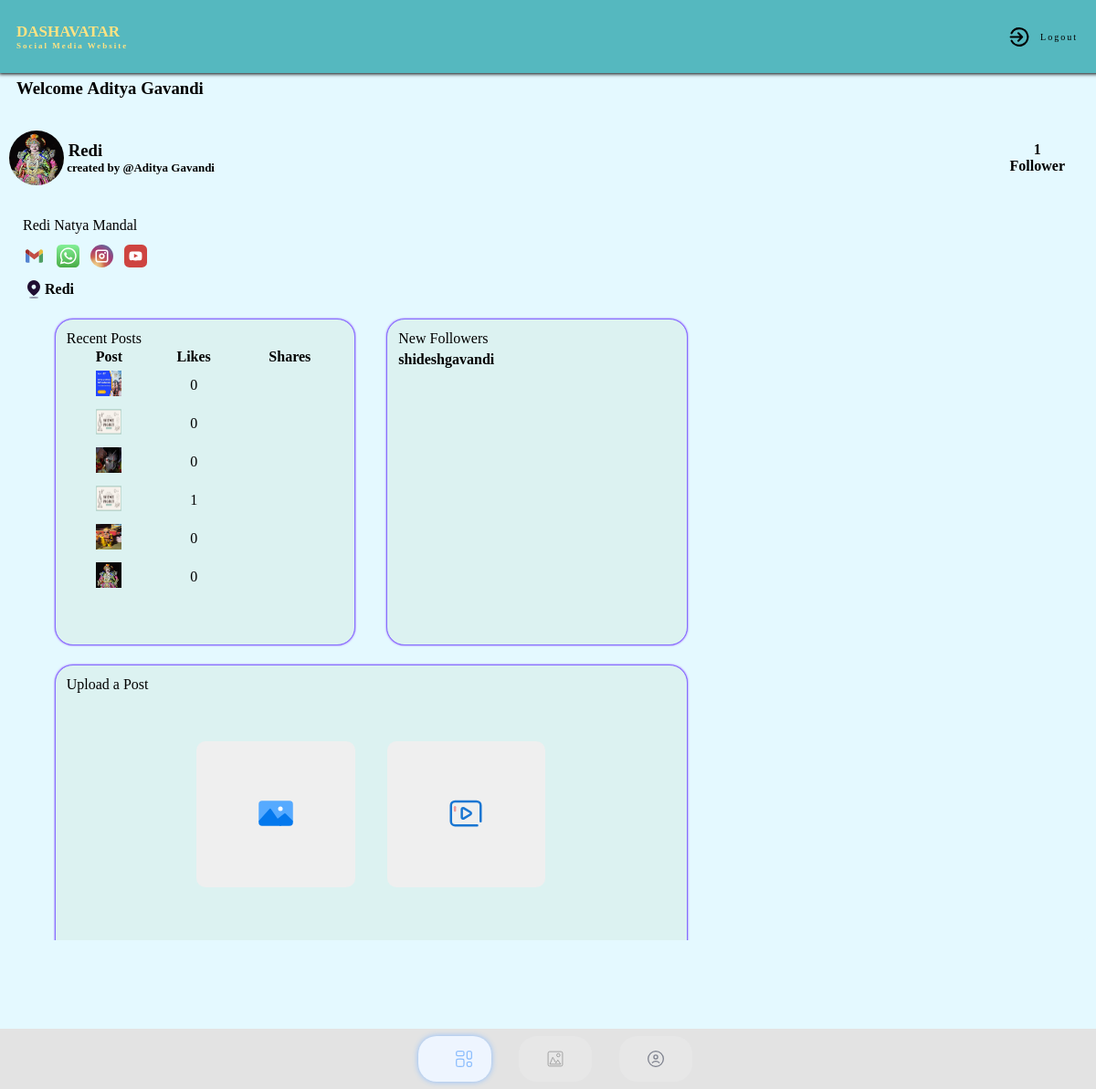
Page /dashboard (signed in) on the committed database.
### socialweb/models.py (models this page shows, shortened)
class CustomUser(AbstractUser):
    user=((1,"viewer"),(2,'profile'))
    user_type = models.CharField(choices=user,max_length=255,default=1)
    profile_pic=models.FileField(upload_to='profilepic',null=True)

class Profile(models.Model):
    user=models.ForeignKey(CustomUser,on_delete=models.CASCADE)
    location=models.CharField(max_length=50)
    bio=models.TextField()
    created_at=models.DateTimeField(default=datetime.now)

class Post(models.Model):
    id = models.UUIDField(primary_key=True, default=uuid.uuid4)
    profile=models.ForeignKey(Profile,null=True,on_delete=models.CASCADE)
    content = models.FileField(upload_to='post',null=True)
    user = models.CharField(max_length=100)
    caption = models.TextField()
    created_at = models.DateTimeField(default=datetime.now)
    no_of_likes = models.IntegerField(default=0)
    no_of_share = models.IntegerField(default=0)

class FollowersCount(models.Model):
    follower = models.CharField(max_length=100)
    user = models.CharField(max_length=100)

### socialweb/views.py (the view)
# urls.py: path('dashboard',views.dashboard, name='dashboard'),
@login_required(login_url='login')
def dashboard(request):
    user=CustomUser.objects.get(id=request.user.id)
    profile=Profile.objects.filter(user=user)
    follower = request.user.id
    user_follower = FollowersCount.objects.filter(user=user)
    user_followers = len(FollowersCount.objects.filter(user=user))
    user_posts = Post.objects.filter(user=user).order_by('-created_at')
    postlikes = LikePost.objects.filter(post_id=id)
    shareposts = SharePost.objects.filter(post_id=id)
    postlike = len(LikePost.objects.filter(post_id=id))
    sharepost = len(SharePost.objects.filter(post_id=id))
    context={
        'profile':profile,
        'user_follower': user_follower,
        'user_followers': user_followers,
        'user_posts': user_posts,
        'postlike':postlike,
        'postlikes':postlikes,
        'sharepost':sharepost,
        'shareposts':shareposts,
    }
    if user.user_type =='1':
        return redirect('/')
    return render(request,'dashboardstatic.html',context)

### templates/dashboardstatic.html (shortened to what this page needs)
{% extends "dashboard.html" %}
{% block static %}
<div class="imgeselected" id="dashboard">
<img src="/static/assets/svg/dashboardselected.svg" alt="" srcset="" />
</div>
{% endblock %}
{% block dashboard %}
<div class="welname"><h3>Welcome&nbsp;{{ user.first_name }}&nbsp;{{ user.last_name }}</h3></div>
<div class="dashboard">
<div class="user-account">
    <span class="uinfo"><img
      src="Gallery/{{ user.profile_pic}}"
      alt=""
      srcset=""
      class="Page-profile"
    />
    <h3 class="Page-name">&nbsp;{{ user.username }}
      <p class="user-name">&nbsp;created by @{{ user.first_name }}&nbsp;{{ user.last_name }}</p>
    </h3>
  </span>
    <span class="followers-count"
      >{% if user_followers == 0 or user_followers == 1 %}
      <b style="display: flex;
      flex-direction: column;
      text-align: center;">{{user_followers}} <span>Follower</span></b>
      {% else %}
      <b style="display: flex;
      flex-direction: column;
      text-align: center;">{{user_followers}} <span>Followers</span></b>
      {% endif %}
    </span>
  </div>
  <div class="about">
    <div class="bio">
      <p>{% for i in profile %}{{i.bio}}{% endfor %}</p>
    </div>
    <div id="links" class="links">
      <a href="mailto:" target="_blank"
        ><div id="Gmail" class="link">
          <img
            src="/static/assets/svg/gmaillogo.svg"
            alt=""
            srcset=""
          /></div
      ></a>
      <a href="tel:+" target="_blank"
        ><div id="whatsapp" class="link">
          <img
            src="/static/assets/svg/whatsapp.svg"
            alt=""
            srcset=""
          /></div
      ></a>
      <a href="http://" target="_blank"
        ><div id="Instagram" class="link">
          <img
            src="/static/assets/svg/instagramlogo.svg"
            alt=""
            srcset=""
          /></div
      ></a>
      <a href="http://" target="_blank"
        ><div id="Youtube" class="link">
          <img
            src="/static/assets/svg/youtubelogo.svg"
            alt=""
            srcset=""
          /></div
      ></a>
    </div>
    <div class="address">
      <img src="/static/assets/svg/locationlogo.svg" alt="" srcset="" />
      <h4 id="location" class="location">{% for i in profile %}{{i.location}}{% endfor %}</h4>
    </div>
  </div>
  <div class="statics">
      <div class="box1">Recent Posts<br>
        <table>
          <tr>
              <th>Post</th>
              <th>Likes</th>
              <th>Shares</th>
          </tr>
          {% for ps in user_posts %}
          <tr>
              <td><a style="text-decoration: none; color: black;" href="/userpost/{{ps.id}}"><img style=" width: 28px; height: 28px; margin: 4px;"
                src="{{ ps.content.url }}" alt="" srcset=""></a></td>
              <td>{{ps.no_of_likes}}</td>
              <td>{{ps.no_of_shares}}</td>
          </tr>
          {% endfor%}
      </table>
    </div>
      <div class="box2">New Followers <br>
        <b>{% for f in user_follower %}{{ f.follower }}{% endfor %}</b>
      </div>
      <div class="box4">Upload a Post
        <div class="btnadd">
        <button onclick="openPopupimg()" class="addimage" ><img src="static/assets/svg/uploadimg.svg" alt="" srcset=""></button>
        <button onclick="openPopupvideo()" class="addvideo" ><img src="static/assets/svg/uploadvideo.svg" alt="" srcset=""></button>
      </div>
      </div>
  </div>
</div>
{% endblock %}

### static/css/style.css (style rules this page uses)
* { margin: 0; padding: 0; }
body { background-color: #e4f9ff; height: 100%; }
.navbar img { width: 20px; height: 20px; margin-left: 20px; }
.welname { margin-top: 10px; margin-left: 18px; }
.user-account { height: 150px; display: flex; align-items: center; justify-content: space-between; padding-left: 30px; gap: 20px; }
.uinfo { display: flex; align-items: center; justify-content: center; }
.user-account img { width: 60px; height: 60px; border-radius: 50%; }
.user-account p { font-size: 13px; }
.statics { display: grid; justify-content: center; padding: 20px; grid-gap: 3%; grid-template-columns: 29% 29% 29%; grid-template-rows: 30vh 30vh; }
.statics > .box1, .box2, .box4 { background-color: #dcf2f1; cursor: pointer; padding: 12px; border: 1px solid #836FFF; box-shadow: 0px 0px 2px 0px #7F27FF; border-radius: 20px; transition: all ease-in-out .3s; }
.box4 { grid-column: 1/3; }
.box4 > .btnadd { display: flex; gap: 35px; justify-content: center; align-items: center; height: 80%; }
.btnadd > button > img { width: 40px; height: 40px; }
.btnadd > button { cursor: pointer; height: 60%; width: 26%; border: none; border-radius: 10px; transition: all ease-in-out 0.3s; }
.links { padding-top: 12px; padding-bottom: 12px; display: flex; flex-direction: row; gap: 12px; }
.link { width: 25px; height: 25px; filter: grayscale(30%); transition: all ease-in-out 0.2s; }
.about { padding-left: 25px; }
.address { display: flex; align-items: center; }
@media only screen and (max-width: 1200px) { .navbar div { width: 80px; height: 50px; } }
@media only screen and (max-width: 1200px) { .user-account { display: flex; gap: 20px; justify-content: space-between; padding: 10px; height: 110px; } }

### static/css/utility.css (style rules this page uses)
.imgeselected { display: flex; flex-direction: row; align-items: center; justify-content: center; background-color: #eef5ff; border-radius: 20px; box-shadow: 0px 0px 6px 0px; cursor: pointer; color: #8abcfd; }

### templates/dashboardstatic.html (style rules this page uses)
.box1 { display: flex; flex-direction: column; overflow: hidden; }
.box2 { display: flex; gap: 5px; flex-direction: column; }
table { text-align: center; }

### rows in the picture
CustomUser: first_name "Aditya", last_name "Gavandi", profile_pic (picture), username "Redi"
Profile: bio "Redi Natya Mandal", location "Redi"
Post: content (picture), no_of_likes "0"
Post: content (picture), no_of_likes "0"
Post: content (picture), no_of_likes "0"
Post: content (picture), no_of_likes "1"
Post: content (picture), no_of_likes "0"
Post: content (picture), no_of_likes "0"
FollowersCount: follower "shideshgavandi"

### other values in the picture
{{ user_followers }} "1"
